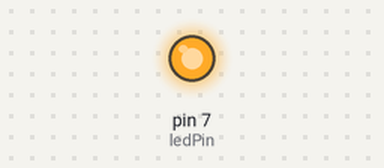
Bench run of a sketch on a simulated Arduino Uno, built with avr-gcc and run on an emulated ATmega328P. Shown: output pins drawn as LEDs (lit = HIGH).

Above: at 0.05 s.
Timing chart, 0 to 3.0 s (numbered marks = the images above):
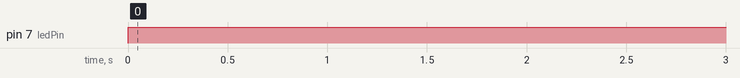

Measured:
- by itself, pin 7 (ledPin): LOW → HIGH at 0.00 s

The sketch:

pulup.ino
```cpp
const int ledPin=7;


void setup()
{

  pinMode(ledPin,OUTPUT);

}

void loop()
{
 //입력장치로부터 데이터받기
 digitalWrite(ledPin,HIGH);
 delay(1000);
 digitalWrite(ledPin,LOW);
}
```
